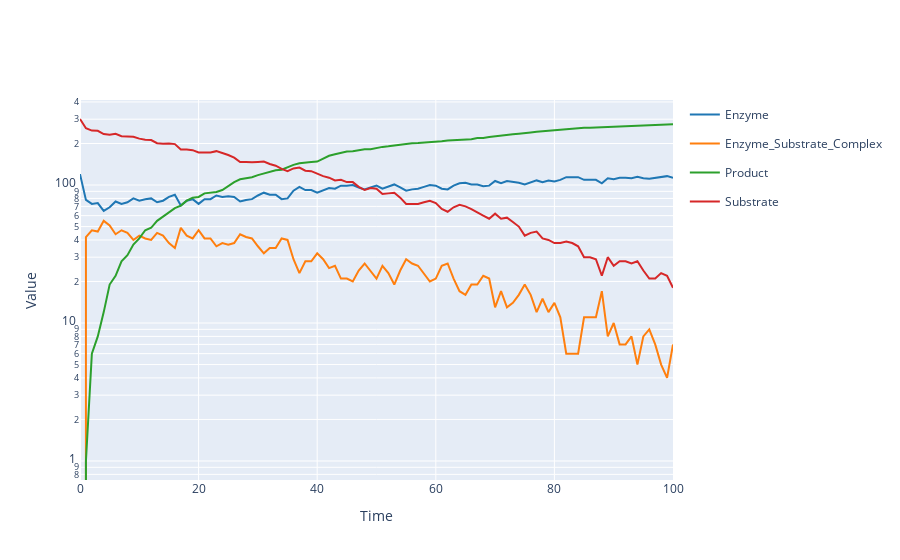

Notebook code cell kept with this figure:
### Code cell
results.plotplotly(yaxis_type='log')
